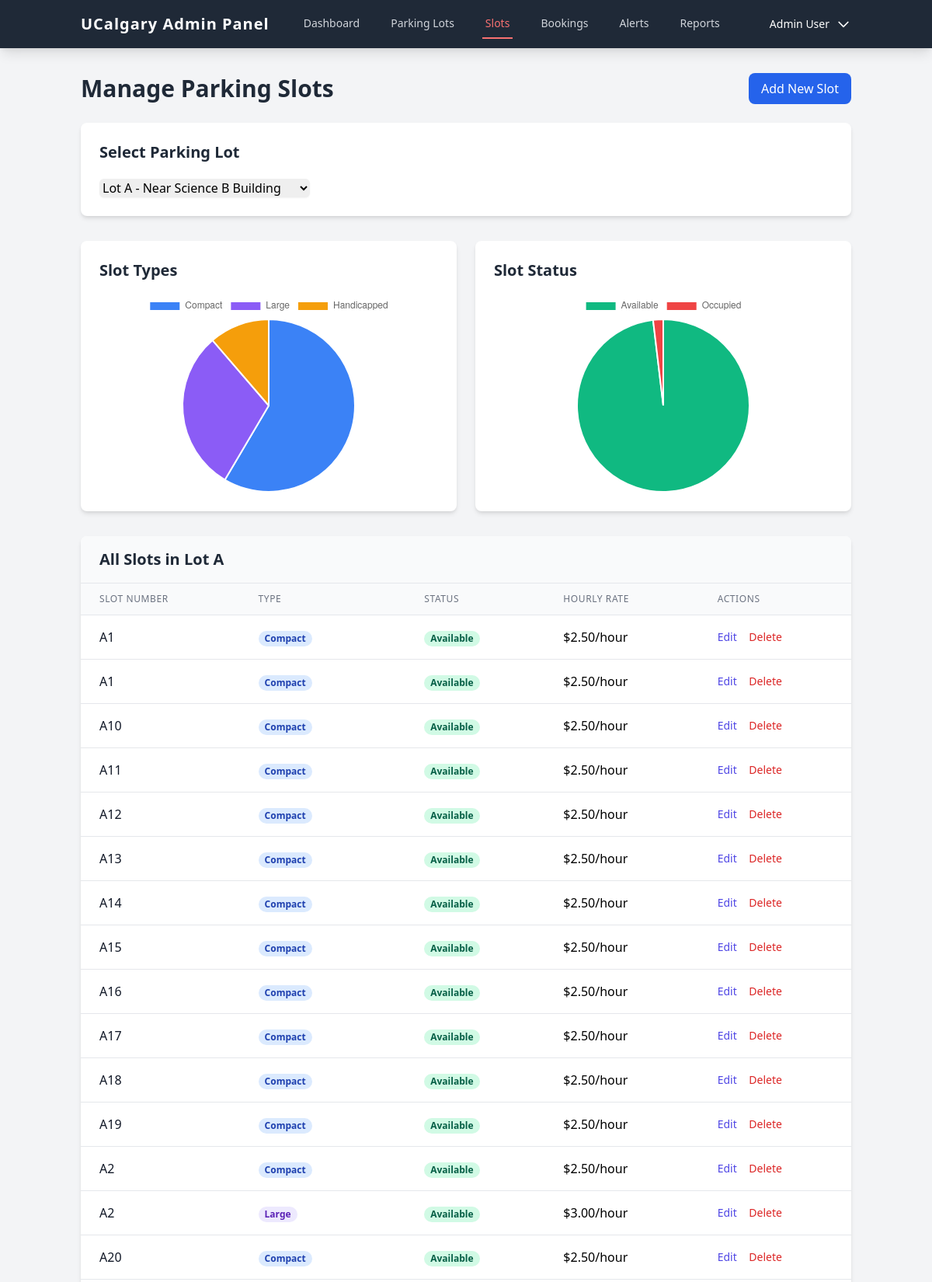
Page /admin/manage-slots.php (signed in, upper part) on the committed database.
### tables this page shows
CREATE TABLE parking_lots (
    lot_id INT AUTO_INCREMENT PRIMARY KEY,
    name VARCHAR(100) NOT NULL,
    location VARCHAR(255),
    total_slots INT NOT NULL
);

CREATE TABLE parking_slots (
    slot_id INT AUTO_INCREMENT PRIMARY KEY,
    lot_id INT NOT NULL,
    slot_number VARCHAR(10) NOT NULL,
    status ENUM('Available','Occupied','Reserved') NOT NULL DEFAULT 'Available',
    type ENUM('Compact','Large','Handicapped') NOT NULL,
    hourly_rate DECIMAL(10,2) NOT NULL,
    FOREIGN KEY (lot_id) REFERENCES parking_lots(lot_id) ON DELETE CASCADE
);

### src/includes/db.php (called while the page is built, shortened)
<?php
class Database {
    private $host = "localhost";
    private $user = "root";
    private $pass = "";
    private $dbname = "parking_management";
    private $conn;
    public function __construct() {
        try {
            $this->conn = new PDO("mysql:host={$this->host};dbname={$this->dbname}", $this->user, $this->pass);
            $this->conn->setAttribute(PDO::ATTR_ERRMODE, PDO::ERRMODE_EXCEPTION);
            $this->conn->setAttribute(PDO::ATTR_DEFAULT_FETCH_MODE, PDO::FETCH_ASSOC);
        } catch(PDOException $e) {
            error_log("Database connection failed: " . $e->getMessage());
            die("Database connection failed. Please check your configuration.");
        }
    }
    public function query($sql, $params = []) {
        $stmt = $this->conn->prepare($sql);
        $stmt->execute($params);
        return $stmt;
    }
}

### src/admin/manage-slots.php (the view, shortened to what this page needs)
<?php
require_once '../includes/db.php';
$db = new Database();
$userId = $_SESSION['user_id'];
$lots = $db->query("SELECT pl.* FROM parking_lots pl
                    JOIN admin_parking_lots apl ON pl.lot_id = apl.lot_id
                    WHERE apl.admin_id = ?", [$userId])->fetchAll();
$selectedLotId = filter_input(INPUT_GET, 'lot_id', FILTER_VALIDATE_INT) ?: ($lots[0]['lot_id'] ?? 0);
$slots = [];
if ($selectedLotId) {
    $slots = $db->query("SELECT ps.*, pl.name as lot_name
                         FROM parking_slots ps
                         JOIN parking_lots pl ON ps.lot_id = pl.lot_id
                         WHERE ps.lot_id = ?
                         ORDER BY ps.slot_number", [$selectedLotId])->fetchAll();
}
$typeStats = $db->query("SELECT type, COUNT(*) as count FROM parking_slots
                        WHERE lot_id = ? GROUP BY type", [$selectedLotId])->fetchAll();
$statusStats = $db->query("SELECT status, COUNT(*) as count FROM parking_slots
                          WHERE lot_id = ? GROUP BY status", [$selectedLotId])->fetchAll();
?>
<!DOCTYPE html>
<html lang="en">
<head>
    <link href="https://cdn.jsdelivr.net/npm/tailwindcss@2.2.19/dist/tailwind.min.css" rel="stylesheet">
</head>
<body class="bg-gray-100">
    <?php include 'includes/admin-header.php'; ?>
    <div class="container mx-auto px-4 py-8">
        <div class="flex justify-between items-center mb-6">
            <h1 class="text-3xl font-bold text-gray-800">Manage Parking Slots</h1>
            <button type="button" onclick="openModal('addSlotModal')" class="bg-blue-600 text-white px-4 py-2 rounded-lg hover:bg-blue-700 transition">
                Add New Slot
            </button>
        </div>
        <div class="bg-white rounded-lg shadow-md p-6 mb-8">
            <h2 class="text-xl font-bold text-gray-800 mb-4">Select Parking Lot</h2>
            <form method="GET" action="manage-slots.php" class="flex items-center">
                <select name="lot_id" id="lot_id" class="form-select rounded-md border-gray-300 shadow-sm mt-1 block w-full sm:w-auto" onchange="this.form.submit()">
                    <?php foreach ($lots as $lot): ?>
                        <option value="<?php echo $lot['lot_id']; ?>" <?php echo $selectedLotId == $lot['lot_id'] ? 'selected' : ''; ?>>
                            <?php echo htmlspecialchars($lot['name'] . ' - ' . $lot['location']); ?>
                        </option>
                    <?php endforeach; ?>
                </select>
            </form>
        </div>
        <div class="grid grid-cols-1 md:grid-cols-2 gap-6 mb-8">
            <div class="bg-white rounded-lg shadow-md p-6">
                <h2 class="text-xl font-bold text-gray-800 mb-4">Slot Types</h2>
                <div class="relative h-64">
                    <canvas id="typeChart"></canvas>
                </div>
            </div>
            <div class="bg-white rounded-lg shadow-md p-6">
                <h2 class="text-xl font-bold text-gray-800 mb-4">Slot Status</h2>
                <div class="relative h-64">
                    <canvas id="statusChart"></canvas>
                </div>
            </div>
        </div>
        <div class="bg-white rounded-lg shadow-md overflow-hidden">
            <div class="bg-gray-50 px-6 py-4 border-b border-gray-200">
                <h2 class="text-xl font-bold text-gray-800">All Slots in <?php echo htmlspecialchars($slots[0]['lot_name'] ?? 'Selected Lot'); ?></h2>
            </div>
            <?php if (count($slots) > 0): ?>
                <div class="overflow-x-auto">
                    <table class="min-w-full divide-y divide-gray-200">
                        <thead class="bg-gray-50">
                            <tr>
                                <th class="px-6 py-3 text-left text-xs font-medium text-gray-500 uppercase tracking-wider">
                                    Slot Number
                                </th>
                                <th class="px-6 py-3 text-left text-xs font-medium text-gray-500 uppercase tracking-wider">
                                    Type
                                </th>
                                <th class="px-6 py-3 text-left text-xs font-medium text-gray-500 uppercase tracking-wider">
                                    Status
                                </th>
                                <th class="px-6 py-3 text-left text-xs font-medium text-gray-500 uppercase tracking-wider">
                                    Hourly Rate
                                </th>
                                <th class="px-6 py-3 text-left text-xs font-medium text-gray-500 uppercase tracking-wider">
                                    Actions
                                </th>
                            </tr>
                        </thead>
                        <tbody class="bg-white divide-y divide-gray-200">
                            <?php foreach ($slots as $slot): ?>
                                <tr>
                                    <td class="px-6 py-4 whitespace-nowrap">
                                        <div class="font-medium text-gray-900"><?php echo htmlspecialchars($slot['slot_number']); ?></div>
                                    </td>
                                    <td class="px-6 py-4 whitespace-nowrap">
                                        <span class="px-2 inline-flex text-xs leading-5 font-semibold rounded-full
                                        <?php
                                        switch($slot['type']) {
                                            case 'Compact': echo 'bg-blue-100 text-blue-800'; break;
                                            case 'Large': echo 'bg-purple-100 text-purple-800'; break;
                                            case 'Handicapped': echo 'bg-yellow-100 text-yellow-800'; break;
                                        }
                                        ?>">
                                            <?php echo htmlspecialchars($slot['type']); ?>
                                        </span>
                                    </td>
                                    <td class="px-6 py-4 whitespace-nowrap">
                                        <span class="px-2 inline-flex text-xs leading-5 font-semibold rounded-full
                                        <?php
                                        switch($slot['status']) {
                                            case 'Available': echo 'bg-green-100 text-green-800'; break;
                                            case 'Occupied': echo 'bg-red-100 text-red-800'; break;
                                        }
                                        ?>">
                                            <?php echo htmlspecialchars($slot['status']); ?>
                                        </span>
                                    </td>
                                    <td class="px-6 py-4 whitespace-nowrap">
                                        $<?php echo number_format($slot['hourly_rate'], 2); ?>/hour
                                    </td>
                                    <td class="px-6 py-4 whitespace-nowrap text-sm font-medium">
                                        <button type="button"
                                                onclick="editSlot(<?php echo htmlspecialchars(json_encode($slot)); ?>)"
                                                class="text-indigo-600 hover:text-indigo-900 mr-3">
                                            Edit
                                        </button>
                                        <button type="button"
                                                onclick="confirmDelete(<?php echo $slot['slot_id']; ?>, '<?php echo htmlspecialchars($slot['slot_number']); ?>', <?php echo $slot['lot_id']; ?>)"
                                                class="text-red-600 hover:text-red-900">
                                            Delete
                                        </button>
                                    </td>
                                </tr>
                            <?php endforeach; ?>
                        </tbody>
                    </table>
                </div>
            <?php else: ?>
                <div class="p-6 text-center">
                    <p class="text-gray-500">No slots found for this parking lot.</p>
                </div>
            <?php endif; ?>
        </div>
    </div>
    <script>
        // Modal functions
        function openModal(id) {
            document.getElementById(id).classList.remove('hidden');
        }
        function closeModal(id) {
            document.getElementById(id).classList.add('hidden');
        }
        // Edit slot
        function editSlot(slot) {
            document.getElementById('edit_slot_id').value = slot.slot_id;
            document.getElementById('edit_slot_number').textContent = slot.slot_number;
            document.getElementById('edit_type').value = slot.type;
            document.getElementById('edit_status').value = slot.status;
            document.getElementById('edit_hourly_rate').value = slot.hourly_rate;
            openModal('editSlotModal');
        }
        // Confirm delete
        function confirmDelete(slotId, slotNumber, lotId) {
            document.getElementById('delete_slot_id').value = slotId;
            document.getElementById('delete_slot_number').textContent = slotNumber;
            document.getElementById('delete_lot_id').value = lotId;
            openModal('deleteConfirmModal');
        }
        // Initialize charts
        document.addEventListener('DOMContentLoaded', function() {
            // Type chart
            new Chart(document.getElementById('typeChart'), {
                type: 'pie',
                data: {
                    labels: [<?php echo implode(', ', array_map(function($stat) { return "'" . addslashes($stat['type']) . "'"; }, $typeStats)); ?>],
                    datasets: [{
                        data: [<?php echo implode(', ', array_column($typeStats, 'count')); ?>],
                        backgroundColor: ['#3B82F6', '#8B5CF6', '#F59E0B']
                    }]
                },
                options: {
                    responsive: true,
                    maintainAspectRatio: false
                }
            });
            // Status chart
            new Chart(document.getElementById('statusChart'), {
                type: 'pie',
                data: {
                    labels: [<?php echo implode(', ', array_map(function($stat) { return "'" . addslashes($stat['status']) . "'"; }, $statusStats)); ?>],
                    datasets: [{
                        data: [<?php echo implode(', ', array_column($statusStats, 'count')); ?>],
                        backgroundColor: ['#10B981', '#EF4444', '#3B82F6']
                    }]
                },
                options: {
                    responsive: true,
                    maintainAspectRatio: false
                }
            });
        });
    </script>
</body>
</html>

### rows in the picture
parking_lots: name "Lot A"
parking_slots: slot_number "A1", type "Compact", status "Available", hourly_rate "2.50"
parking_slots: slot_number "A1", type "Compact", status "Available", hourly_rate "2.50"
parking_slots: slot_number "A10", type "Compact", status "Available", hourly_rate "2.50"
parking_slots: slot_number "A11", type "Compact", status "Available", hourly_rate "2.50"
parking_slots: slot_number "A12", type "Compact", status "Available", hourly_rate "2.50"
parking_slots: slot_number "A13", type "Compact", status "Available", hourly_rate "2.50"
parking_slots: slot_number "A14", type "Compact", status "Available", hourly_rate "2.50"
parking_slots: slot_number "A15", type "Compact", status "Available", hourly_rate "2.50"
parking_slots: slot_number "A16", type "Compact", status "Available", hourly_rate "2.50"
parking_slots: slot_number "A17", type "Compact", status "Available", hourly_rate "2.50"
parking_slots: slot_number "A18", type "Compact", status "Available", hourly_rate "2.50"
parking_slots: slot_number "A19", type "Compact", status "Available", hourly_rate "2.50"
parking_slots: slot_number "A2", type "Compact", status "Available", hourly_rate "2.50"
parking_slots: slot_number "A2", type "Large", status "Available", hourly_rate "3.00"
parking_slots: slot_number "A20", type "Compact", status "Available", hourly_rate "2.50"

### other values in the picture
$_SESSION['name'] "Admin User"
form field lot_id "Lot A - Near Science B Building"
chart data {{ implode(', ', array_column($typeStats, 'count')) }} 31, 16, 6
chart data {{ implode(', ', array_column($statusStats, 'count')) }} 52, 1
